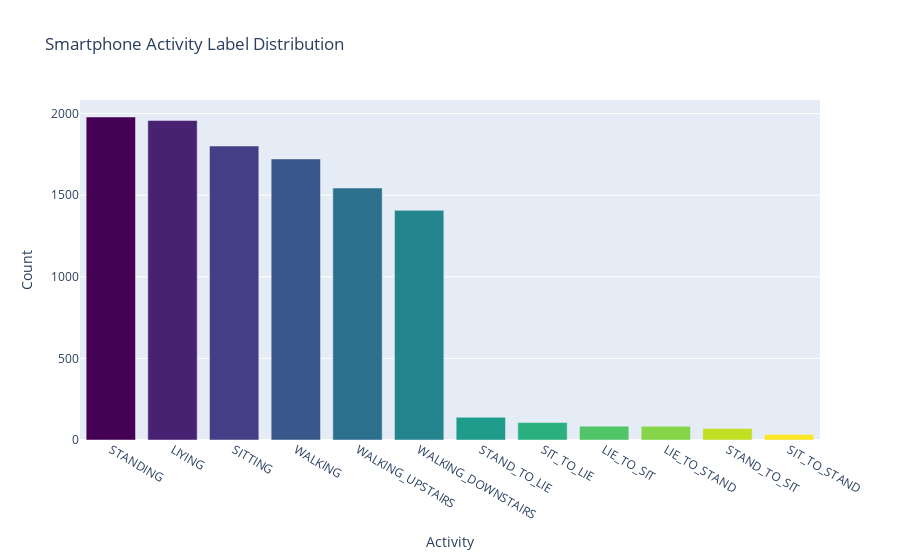

Notebook code cell kept with this figure:
### Code cell
label_counts = label.value_counts()
n = label_counts.shape[0]
colormap = get_cmap('viridis')
colors = [rgb2hex(colormap(col)) for col in np.arange(0, 1.01, 1/(n-1))]


data = go.Bar(x = label_counts.index,
              y = label_counts,
              marker = dict(color = colors))

layout = go.Layout(title = 'Smartphone Activity Label Distribution',
                   xaxis = dict(title = 'Activity'),
                   yaxis = dict(title = 'Count'))

fig = go.Figure(data=[data], layout=layout)
iplot(fig)

### Figure 1 — Plotly figure (JSON) as saved in the notebook; plotly's stock layout.template omitted (floating-point values rounded to 4 significant figures)
{"data": [{"marker": {"color": ["#440154", "#482173", "#433e85", "#38588c", "#2d708e", "#25858e", "#1e9b8a", "#2ab07f", "#52c569", "#86d549", "#c2df23", "#fde725"]}, "type": "bar", "x": ["STANDING", "LIYING", "SITTING", "WALKING", "WALKING_UPSTAIRS", "WALKING_DOWNSTAIRS", "STAND_TO_LIE", "SIT_TO_LIE", "LIE_TO_SIT", "LIE_TO_STAND", "STAND_TO_SIT", "SIT_TO_STAND"], "y": [1979, 1958, 1801, 1722, 1544, 1407, 139, 107, 85, 84, 70, 33]}], "layout": {"title": {"text": "Smartphone Activity Label Distribution"}, "xaxis": {"title": {"text": "Activity"}}, "yaxis": {"title": {"text": "Count"}}}}
